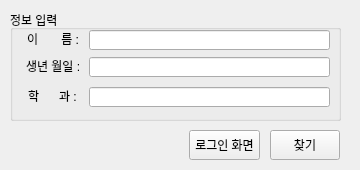
<?xml version="1.0" encoding="UTF-8"?>
<ui version="4.0">
 <class>Form</class>
 <widget class="QWidget" name="Form">
  <property name="geometry">
   <rect>
    <x>0</x>
    <y>0</y>
    <width>360</width>
    <height>170</height>
   </rect>
  </property>
  <property name="minimumSize">
   <size>
    <width>360</width>
    <height>170</height>
   </size>
  </property>
  <property name="maximumSize">
   <size>
    <width>360</width>
    <height>170</height>
   </size>
  </property>
  <property name="windowTitle">
   <string>아이디찾기</string>
  </property>
  <widget class="QGroupBox" name="groupBox">
   <property name="geometry">
    <rect>
     <x>10</x>
     <y>10</y>
     <width>331</width>
     <height>111</height>
    </rect>
   </property>
   <property name="title">
    <string>정보 입력</string>
   </property>
   <widget class="QLabel" name="label">
    <property name="geometry">
     <rect>
      <x>17</x>
      <y>23</y>
      <width>60</width>
      <height>12</height>
     </rect>
    </property>
    <property name="text">
     <string>이       름 : </string>
    </property>
   </widget>
   <widget class="QLineEdit" name="txtName">
    <property name="geometry">
     <rect>
      <x>79</x>
      <y>20</y>
      <width>241</width>
      <height>20</height>
     </rect>
    </property>
    <property name="inputMethodHints">
     <set>Qt::ImhDigitsOnly|Qt::ImhLatinOnly</set>
    </property>
    <property name="placeholderText">
     <string/>
    </property>
   </widget>
   <widget class="QLabel" name="label_2">
    <property name="geometry">
     <rect>
      <x>16</x>
      <y>50</y>
      <width>60</width>
      <height>12</height>
     </rect>
    </property>
    <property name="text">
     <string>생년 월일 :</string>
    </property>
   </widget>
   <widget class="QLineEdit" name="txtBirthYear">
    <property name="geometry">
     <rect>
      <x>79</x>
      <y>47</y>
      <width>241</width>
      <height>20</height>
     </rect>
    </property>
    <property name="inputMethodHints">
     <set>Qt::ImhFormattedNumbersOnly</set>
    </property>
   </widget>
   <widget class="QLineEdit" name="txtMajor">
    <property name="geometry">
     <rect>
      <x>79</x>
      <y>77</y>
      <width>241</width>
      <height>20</height>
     </rect>
    </property>
   </widget>
   <widget class="QLabel" name="label_3">
    <property name="geometry">
     <rect>
      <x>18</x>
      <y>80</y>
      <width>60</width>
      <height>12</height>
     </rect>
    </property>
    <property name="text">
     <string>학      과 :</string>
    </property>
   </widget>
  </widget>
  <widget class="QPushButton" name="btnFind">
   <property name="geometry">
    <rect>
     <x>270</x>
     <y>130</y>
     <width>70</width>
     <height>30</height>
    </rect>
   </property>
   <property name="text">
    <string>찾기</string>
   </property>
  </widget>
  <widget class="QPushButton" name="btnLogin">
   <property name="geometry">
    <rect>
     <x>189</x>
     <y>130</y>
     <width>71</width>
     <height>30</height>
    </rect>
   </property>
   <property name="text">
    <string>로그인 화면</string>
   </property>
  </widget>
 </widget>
 <resources/>
 <connections/>
 <slots>
  <slot>FindID_to_login()</slot>
 </slots>
</ui>
